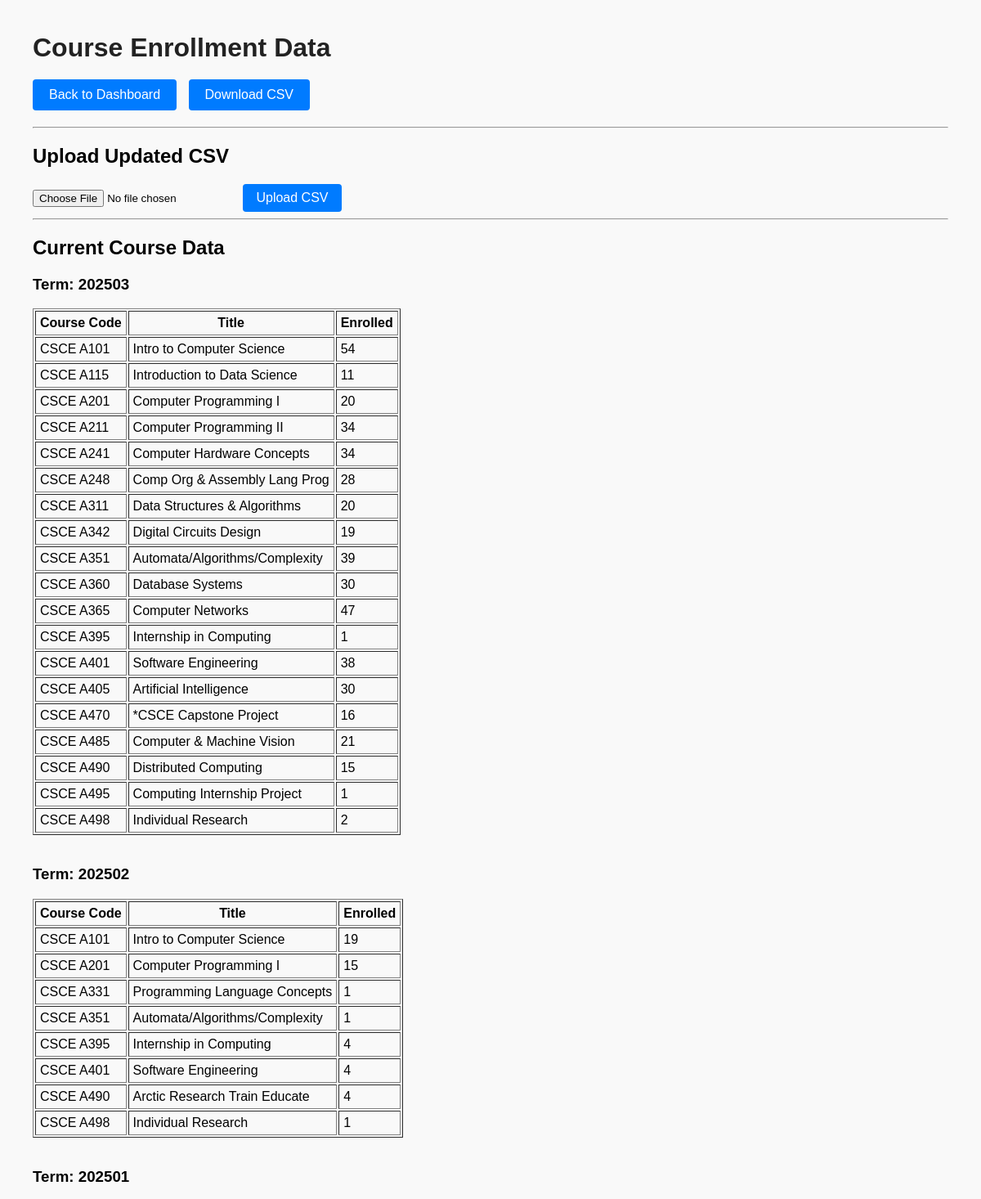
The app's page /data/ (upper part) with its own data.
### main/models.py (models this page shows, shortened)
class Course(models.Model):
    term = models.CharField(max_length=10)
    code = models.CharField(max_length=20)
    title = models.CharField(max_length=255)
    enrolled = models.IntegerField()

### main/views.py (the view, shortened to what this page needs)
# urls.py: path('data/', data, name='data'),
def data(request):
    message = None
    courses = Course.objects.all().order_by('-term', 'code')
    terms = {}
    for c in courses:
        terms.setdefault(c.term, []).append(c)
    return render(request, 'data.html', {'terms': terms, 'message': message})

### main/templates/data.html (shortened to what this page needs)
{% load static %}
<!DOCTYPE html>
<html>
<head>
    <link rel="stylesheet" href="{% static 'style.css' %}">
</head>
<body>
<h1>Course Enrollment Data</h1>
<div class="button-row">
    <a href="/"><button>Back to Dashboard</button></a>
    <a href="{% url 'download_data' %}"><button>Download CSV</button></a>
</div>
<hr>
<h2>Upload Updated CSV</h2>
<form method="POST" enctype="multipart/form-data">
    <input type="file" name="csv_file" accept=".csv" required>
    <button type="submit">Upload CSV</button>
</form>
<hr>
<h2>Current Course Data</h2>
{% if terms %}
    {% for term, course_list in terms.items %}
        <h3>Term: {{ term }}</h3>
        <table border="1" cellpadding="5">
            <tr>
                <th>Course Code</th>
                <th>Title</th>
                <th>Enrolled</th>
            </tr>
            {% for course in course_list %}
                <tr>
                    <td>{{ course.code }}</td>
                    <td>{{ course.title }}</td>
                    <td>{{ course.enrolled }}</td>
                </tr>
            {% endfor %}
        </table>
        <br>
    {% endfor %}
{% else %}
    <p>No course data available.</p>
{% endif %}
</body>
</html>

### main/static/style.css (style rules this page uses)
body { font-family: Arial, sans-serif; margin: 40px; background-color: #f9f9f9; }
h1 { margin-bottom: 20px; color: #222; }
button { padding: 8px 16px; cursor: pointer; border: none; border-radius: 4px; background-color: #007BFF; color: white; font-size: 16px; transition: background-color 0.2s ease; }
a { text-decoration: none; }

### main/templates/data.html (style rules this page uses)
.button-row { margin-bottom: 20px; }
.button-row a button { margin-right: 10px; padding: 10px 20px; font-size: 16px; cursor: pointer; }

### records on screen
Course: terms "202503", code "CSCE A101", title "Intro to Computer Science", enrolled "54"
Course: code "CSCE A115", title "Introduction to Data Science", enrolled "11"
Course: code "CSCE A201", title "Computer Programming I", enrolled "20"
Course: code "CSCE A211", title "Computer Programming II", enrolled "34"
Course: code "CSCE A241", title "Computer Hardware Concepts", enrolled "34"
Course: code "CSCE A248", title "Comp Org & Assembly Lang Prog", enrolled "28"
Course: code "CSCE A311", title "Data Structures & Algorithms", enrolled "20"
Course: code "CSCE A342", title "Digital Circuits Design", enrolled "19"
Course: code "CSCE A351", title "Automata/Algorithms/Complexity", enrolled "39"
Course: code "CSCE A360", title "Database Systems", enrolled "30"
Course: code "CSCE A365", title "Computer Networks", enrolled "47"
Course: code "CSCE A395", title "Internship in Computing", enrolled "1"
Course: code "CSCE A401", title "Software Engineering", enrolled "38"
Course: code "CSCE A405", title "Artificial Intelligence", enrolled "30"
Course: code "CSCE A470", title "*CSCE Capstone Project", enrolled "16"
Course: code "CSCE A485", title "Computer & Machine Vision", enrolled "21"
Course: code "CSCE A490", title "Distributed Computing", enrolled "15"
Course: code "CSCE A495", title "Computing Internship Project", enrolled "1"
Course: code "CSCE A498", title "Individual Research", enrolled "2"
Course: term "202502", code "CSCE A101", title "Intro to Computer Science", enrolled "19"
Course: code "CSCE A201", title "Computer Programming I", enrolled "15"
Course: code "CSCE A331", title "Programming Language Concepts", enrolled "1"
Course: code "CSCE A351", title "Automata/Algorithms/Complexity", enrolled "1"
Course: code "CSCE A395", title "Internship in Computing", enrolled "4"
Course: code "CSCE A401", title "Software Engineering", enrolled "4"
Course: code "CSCE A490", title "Arctic Research Train Educate", enrolled "4"
Course: code "CSCE A498", title "Individual Research", enrolled "1"
Course: terms "202501"
